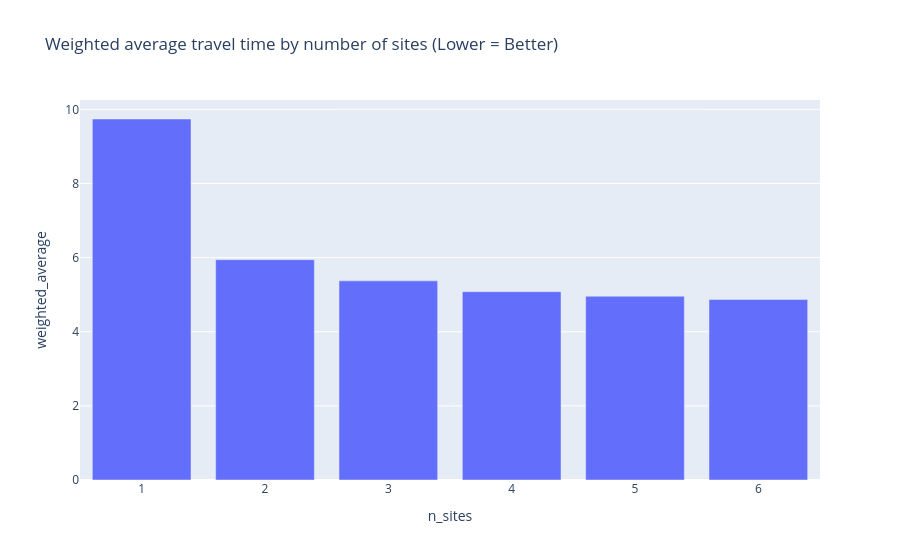

Notebook source saved alongside this figure:
### Markdown cell above
Let's now create a simple bar plot of the weighted average travel time of the best solution with each number of sites.

### Code cell
px.bar(all_sols, x="n_sites", y="weighted_average", title="Weighted average travel time by number of sites (Lower = Better)")

### Figure 1 — Plotly figure (JSON) as saved in the notebook; plotly's stock layout.template omitted (floating-point values rounded to 4 significant figures)
{"data": [{"hovertemplate": "n_sites=%{x}<br>weighted_average=%{y}<extra></extra>", "legendgroup": "", "marker": {"color": "#636efa", "pattern": {"shape": ""}}, "name": "", "orientation": "v", "showlegend": false, "textposition": "auto", "type": "bar", "x": [1, 2, 3, 4, 5, 6], "xaxis": "x", "y": [9.739, 5.944, 5.372, 5.08, 4.958, 4.869], "yaxis": "y"}], "layout": {"barmode": "relative", "legend": {"tracegroupgap": 0}, "title": {"text": "Weighted average travel time by number of sites (Lower = Better)"}, "xaxis": {"anchor": "y", "domain": [0, 1], "title": {"text": "n_sites"}}, "yaxis": {"anchor": "x", "domain": [0, 1], "title": {"text": "weighted_average"}}}}
